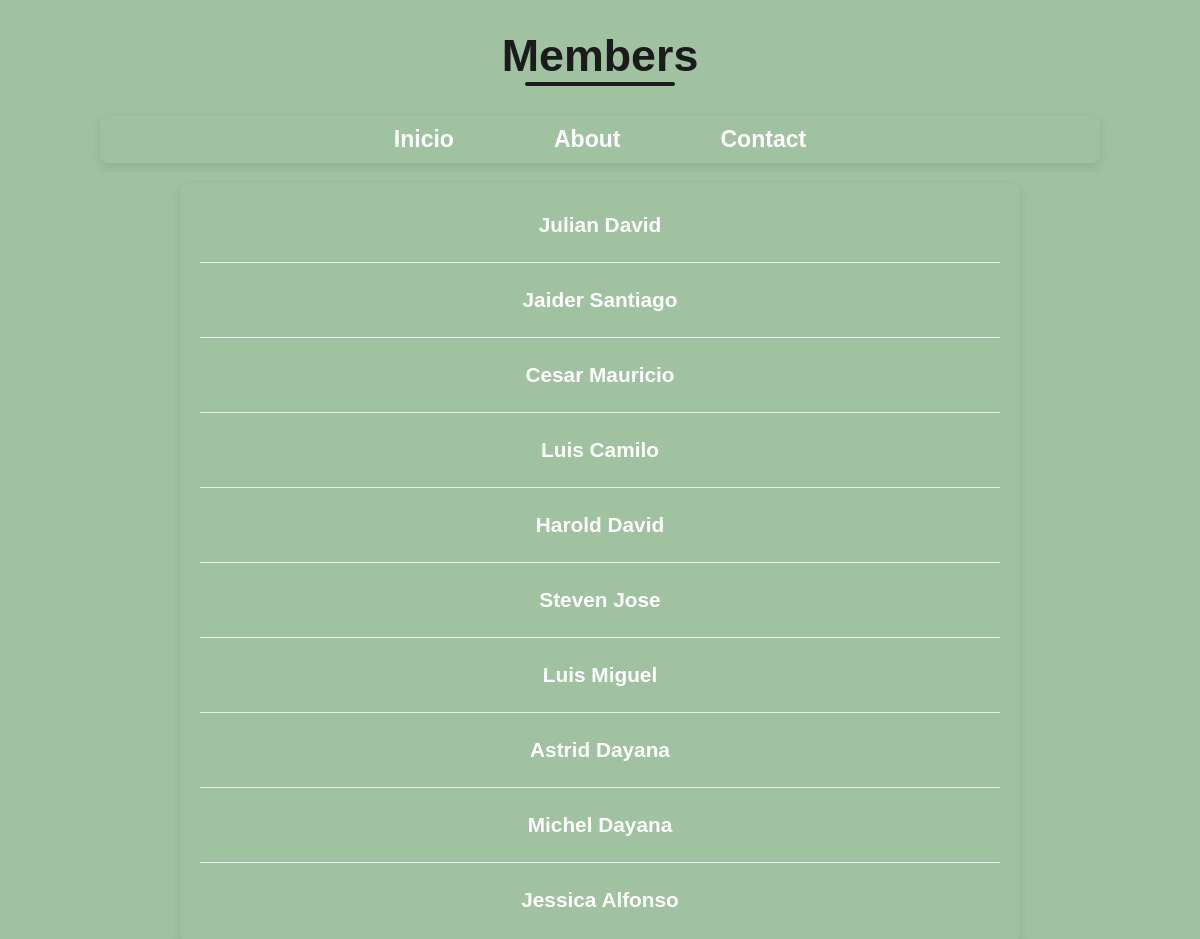
Before: /members/ with the older database file.
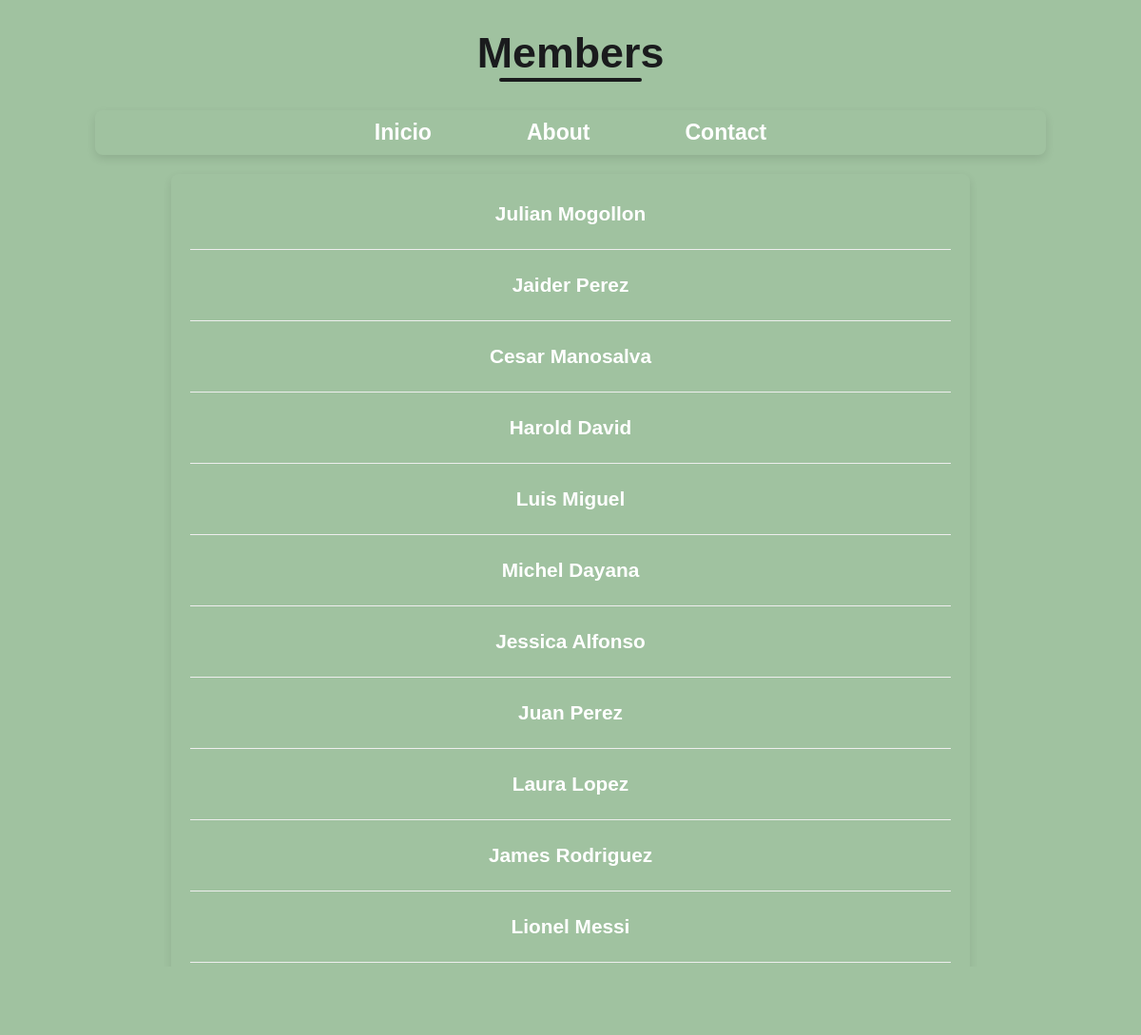
After: the same page with the newer database file.
### members/models.py (models this page shows)
class Member(models.Model):
    firstname = models.CharField(max_length = 255)
    lastname = models.CharField(max_length = 255)
    phone = models.IntegerField(null=True)
    joined_date = models.DateField(null=True)
    gender = models.CharField(max_length=10, null=True)
    birthday = models.DateField(null=True)
    email = models.EmailField(max_length=225, null=True)

### members/views.py (the view)
# urls.py: path('members/', views.members, name = 'members'),
def members(request):
    mymembers = Member.objects.all().values()
    template = loader.get_template('all_members.html')
    context = {
        'mymembers': mymembers,
    }
    return HttpResponse(template.render(context, request))

### members/templates/all_members.html (shortened to what this page needs)
{% extends "master.html" %}
{% block content %}
  <h1>Members</h1>
  <ul class="nav">
      <li><a href="http://127.0.0.1:8000/">Inicio</a></li>
      <li><a href="about/">About</a></li>
      <li><a href="contact/">Contact</a></li>
  </ul>
  <ul>
    {% for x in mymembers %}
    <div class="member-list">
      <li><a href="details/{{ x.id }}">{{ x.firstname }} {{ x.lastname }}</a></li>
    </div>
    {% endfor %}
  </ul>
{% endblock %}

### members/templates/master.html (shortened to what this page needs)
<!DOCTYPE html>
<html>
<head>
</head>
<body>
    {% block content %}
    {% endblock %}
</body>
</html>

### members/templates/master.html (style rules this page uses)
body { font-family: Arial, sans-serif; margin: 0; padding: 0; background-image: url('https://images.unsplash.com/photo-1731770207576-59f1f6aadae3?fm=jpg&q=60&w=3000&ixlib=rb-4.1.0&ixid=M3wxMjA3fDB8MHxzZWFyY2h8MTV8fGZvbmRvJTIwZGVsJTIwc2l0aW8lMjB3ZWJ8ZW58MHx8MHx8fDA%3D'); background-size: cover; background-repeat: no-repeat; background-position: center center; background-attachment: fixed; background-color: #a0c2a0; }
h1 { color: #1a1b1dff; margin-bottom: 30px; font-size: 2.8em; font-weight: 700; text-align: center; padding-bottom: 5px; position: relative; }
h1::after { content: ''; position: absolute; left: 50%; bottom: 0; transform: translateX(-50%); width: 150px; height: 4px; background-color: #1a1b1dff; border-radius: 2px; }
.nav { text-align: center; margin-bottom: 20px; padding: 0; list-style: none; font-size: 1.2em; font-weight: bold; color: #333; display: flex; justify-content: center; gap: 20px; margin-top: 20px; background-color: transparent; max-width: 1000px; margin: 20px auto; }
.nav li { display: inline; margin: 0 15px; padding: 10px 15px; border-radius: 5px; transition: background-color 0.3s ease; }
.nav a { text-decoration: none; color: #ffffffff; font-weight: bold; font-size: 1.2em; padding: 5px 10px; transition: color 0.3s ease; }
ul { list-style: none; padding: 0; max-width: 800px; margin: 0 auto; background-color: transparent; border-radius: 8px; box-shadow: 0 4px 10px rgba(0, 0, 0, 0.1); padding: 20px; }
.member-list { margin-bottom: 15px; border-bottom: 1px solid #eee; padding-bottom: 15px; transition: background-color 0.3s ease; }
.member-list:last-child { border-bottom: none; margin-bottom: 0; padding-bottom: 0; }
.member-list li { display: flex; align-items: center; }
.member-list li a { text-decoration: none; font-weight: bold; color: #ffffffff; font-size: 1.3em; padding: 10px 0; display: block; width: 100%; transition: color 0.3s ease, transform 0.2s ease; text-align: center; }
a { color: #007bff; text-decoration: none; }

Changed rows visible on the page:
removed Member: firstname "Luis", lastname "Camilo"
removed Member: firstname "Steven", lastname "Jose"
removed Member: firstname "Astrid", lastname "Dayana"
changed Member "Julian": lastname "David" → "Mogollon"
changed Member "Jaider": lastname "Santiago" → "Perez"
changed Member "Cesar": lastname "Mauricio" → "Manosalva"
added Member: firstname "Juan", lastname "Perez"
added Member: firstname "Laura", lastname "Lopez"
added Member: firstname "James", lastname "Rodriguez"
added Member: firstname "Lionel", lastname "Messi"
